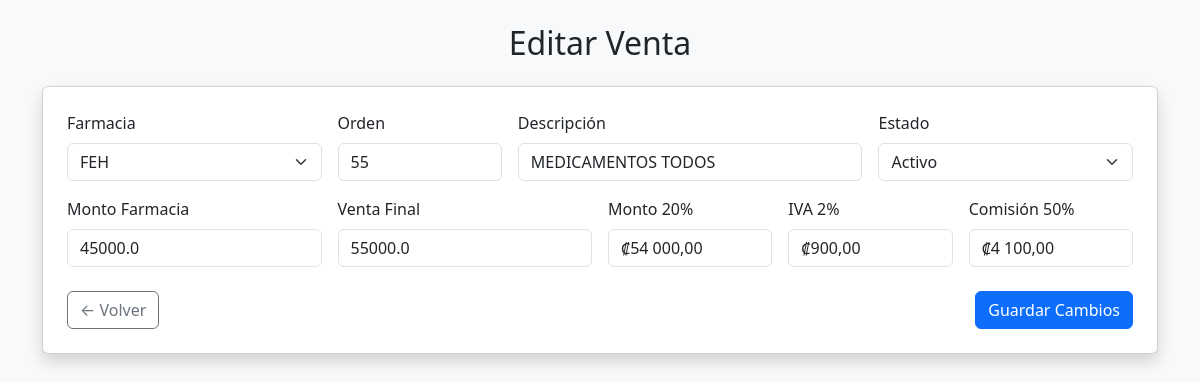
The app's page /editar/2 with its own data.
### tables this page shows
CREATE TABLE ventas (
                id INTEGER PRIMARY KEY AUTOINCREMENT,
                farmacia TEXT,
                orden TEXT,
                descripcion TEXT,
                monto_farmacia REAL,
                venta_final REAL,
                monto_20 REAL,
                iva_2 REAL,
                comision_50 REAL,
                estado TEXT,
                fecha TEXT,
                año INTEGER,
                mes INTEGER,
                día INTEGER
            );

CREATE TABLE farmacias (
                id INTEGER PRIMARY KEY AUTOINCREMENT,
                nombre TEXT UNIQUE
            );

CREATE TABLE estados (
                id INTEGER PRIMARY KEY AUTOINCREMENT,
                nombre TEXT UNIQUE
            );

### app.py (the view, shortened to what this page needs)
@app.route('/editar/<int:id>', methods=['GET', 'POST'])
def editar(id):
    with sqlite3.connect(DB_NAME) as conn:
        cursor = conn.cursor()
        cursor.execute("SELECT * FROM ventas WHERE id = ?", (id,))
        venta = cursor.fetchone()
        cursor.execute("SELECT nombre FROM farmacias")
        farmacias = [f[0] for f in cursor.fetchall()]
        cursor.execute("SELECT nombre FROM estados")
        estados = [e[0] for e in cursor.fetchall()]
    return render_template('editar.html', venta=venta, farmacias=farmacias, estados=estados)

### templates/editar.html (shortened to what this page needs)
<!DOCTYPE html>
<html lang="es">
<head>
    <link href="https://cdn.jsdelivr.net/npm/bootstrap@5.3.0/dist/css/bootstrap.min.css" rel="stylesheet">
</head>
<body class="bg-light">
<div class="container py-4">
    <h2 class="text-center mb-4">Editar Venta</h2>
    <form method="POST" class="card shadow p-4">
        <div class="row g-3">
            <div class="col-md-3">
                <label class="form-label">Farmacia</label>
                <select name="farmacia" class="form-select" required>
                    {% for f in farmacias %}
                        <option value="{{ f }}" {% if f == venta[1] %}selected{% endif %}>{{ f }}</option>
                    {% endfor %}
                </select>
            </div>
            <div class="col-md-2">
                <label class="form-label">Orden</label>
                <input type="text" name="orden" class="form-control" value="{{ venta[2] }}" required>
            </div>
            <div class="col-md-4">
                <label class="form-label">Descripción</label>
                <input type="text" name="descripcion" class="form-control" value="{{ venta[3] }}" required>
            </div>
            <div class="col-md-3">
                <label class="form-label">Estado</label>
                <select name="estado" class="form-select" required>
                    {% for e in estados %}
                        <option value="{{ e }}" {% if e == venta[9] %}selected{% endif %}>{{ e }}</option>
                    {% endfor %}
                </select>
            </div>
            <div class="col-md-3">
                <label class="form-label">Monto Farmacia</label>
                <input type="number" step="0.01" name="monto_farmacia" id="monto_farmacia" class="form-control" value="{{ venta[4] }}" required>
            </div>
            <div class="col-md-3">
                <label class="form-label">Venta Final</label>
                <input type="number" step="0.01" name="venta_final" id="venta_final" class="form-control" value="{{ venta[5] }}" required>
            </div>
            <div class="col-md-2">
                <label class="form-label">Monto 20%</label>
                <input type="text" class="form-control" id="monto_20" readonly>
            </div>
            <div class="col-md-2">
                <label class="form-label">IVA 2%</label>
                <input type="text" class="form-control" id="iva_2" readonly>
            </div>
            <div class="col-md-2">
                <label class="form-label">Comisión 50%</label>
                <input type="text" class="form-control" id="comision_50" readonly>
            </div>
        </div>
        <div class="mt-4 d-flex justify-content-between">
            <a href="/" class="btn btn-outline-secondary">← Volver</a>
            <button type="submit" class="btn btn-primary">Guardar Cambios</button>
        </div>
    </form>
</div>
</body>
</html>

### records on screen
ventas: farmacia "FEH", orden "55", descripcion "MEDICAMENTOS TODOS", estado "Activo", monto_farmacia "45000.0", venta_final "55000.0"
